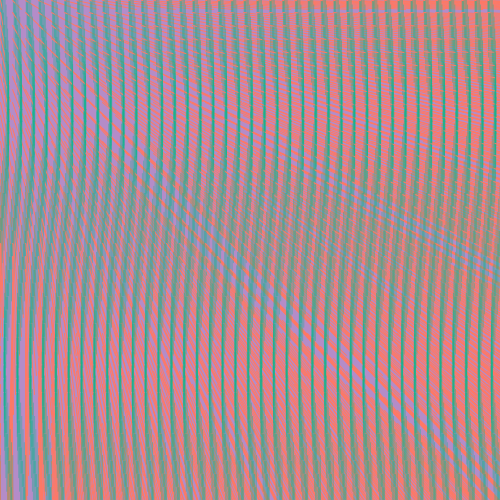
Frame 1 (no input)
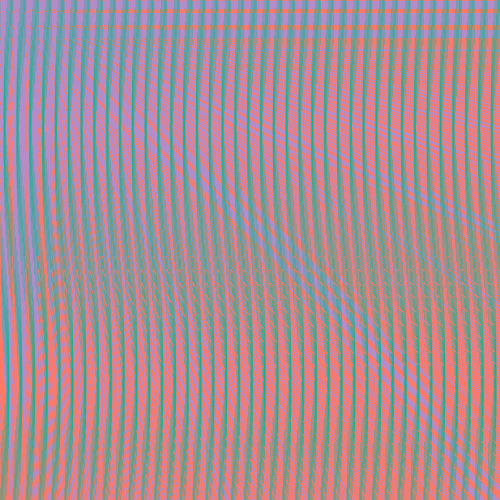
Frame 60 (the mouse pressed at the canvas centre just before this capture)
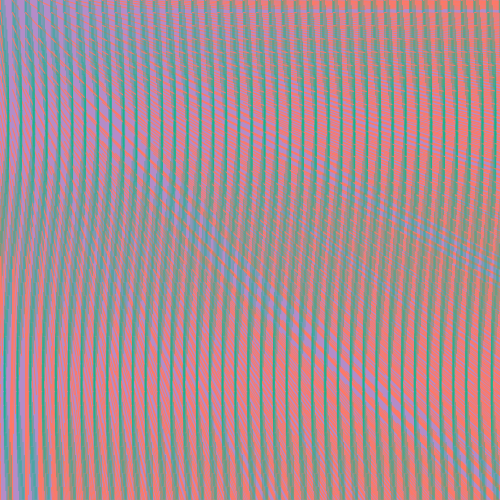
Frame 120 (the mouse held since frame 60 and released just before this capture)

The Processing sketch that drew these frames (run headless with seeded random() and noise(); from frame 60 on, the mouse is pressed at the canvas centre):

// Processing sketch: processing_153658
// ── processing_153658.pde

/*
 * Creative Coding
 * Week 2, 05 - Moving Patterns 1
 * by Indae Hwang and Jon McCormack
 * Copyright (c) 2014 Monash University
 *
 * This sketch builds on the previous sketches, drawing shapes based on the
 * current framerate. The movement of individual shapes combine to create a
 * gestalt field of motion. Use the arrow keys on your keyboard to change the
 * frame rate. 
 * 
 */

// variable used to store the current frame rate value
int frame_rate_value;

void setup() {
  size(500, 500);

  frame_rate_value = 20;
  frameRate(frame_rate_value);
  rectMode(CENTER);
  background(150,240,200);
}


void draw() {

  background(180,140,200);

  int num = 40;
  int margin = 0;
  float gutter = 0; //distance between each cell
  float cellsize = ( width - (2 * margin) - gutter * (num - 1) ) / (num - 1);

  int circleNumber = 0; // counter
  for (int i=0; i<num; i++) {
    for (int j=0; j<num; j++) {
      circleNumber = (i * num) + j; // different way to calculate the circle number from w2_04

      float tx = margin + cellsize * i + gutter * i;
      float ty = margin + cellsize * j + gutter * j;

      movingCircle(tx, ty, cellsize, circleNumber);
    }
  }
} //end of draw 


void movingCircle(float x, float y, float size, int circleNum) {

  float finalAngle;
  finalAngle = frameCount + circleNum;

  //the rotating angle for each tempX and tempY postion is affected by frameRate and angle;  
  float tempX = x + (size / 1.5) * sin(PI / frame_rate_value * finalAngle);
  float tempY = y + (size / 2) * cos(PI / frame_rate_value * finalAngle);

  noStroke();
  fill(10,180,140,100);
  rect(tempX, tempY, size/5, size);
  rect(tempX, tempY, 1, size*8);
  stroke(0);
  noFill();
  stroke(255,120,100);
  line(x, y, tempX*1.5, tempY*1.5);
}


/*
 * keyReleased function
 *
 * called automatically by Processing when a keyboard key is released
 */
void keyReleased() {

  // right arrow -- increase frame_rate_value
  if (keyCode == RIGHT && frame_rate_value < 60) {
    frame_rate_value++;
  }

  // left arrow -- decrease frame_rate_value
  if ( keyCode == LEFT && frame_rate_value > 1) {
    frame_rate_value--;
  }

  // set the frameRate and print current value on the screen
  frameRate(frame_rate_value);
  println("Current frame Rate is: " + frame_rate_value);
}
